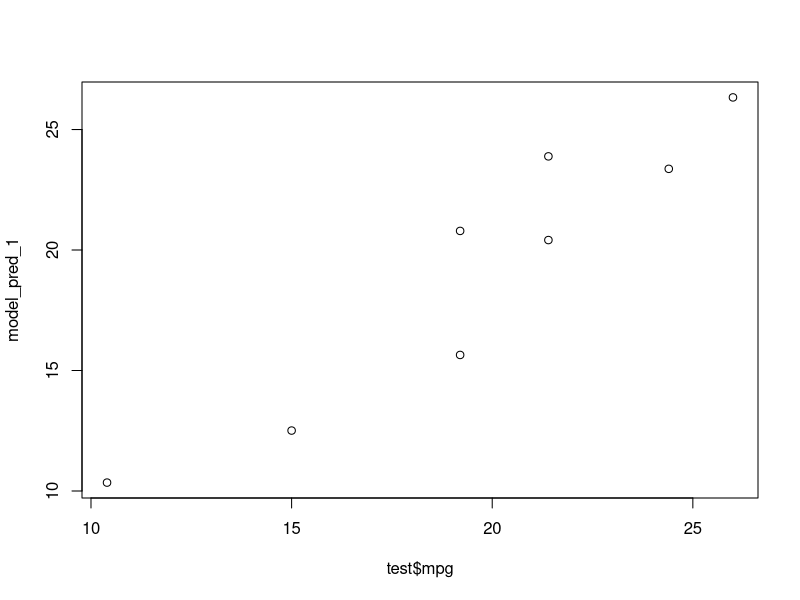
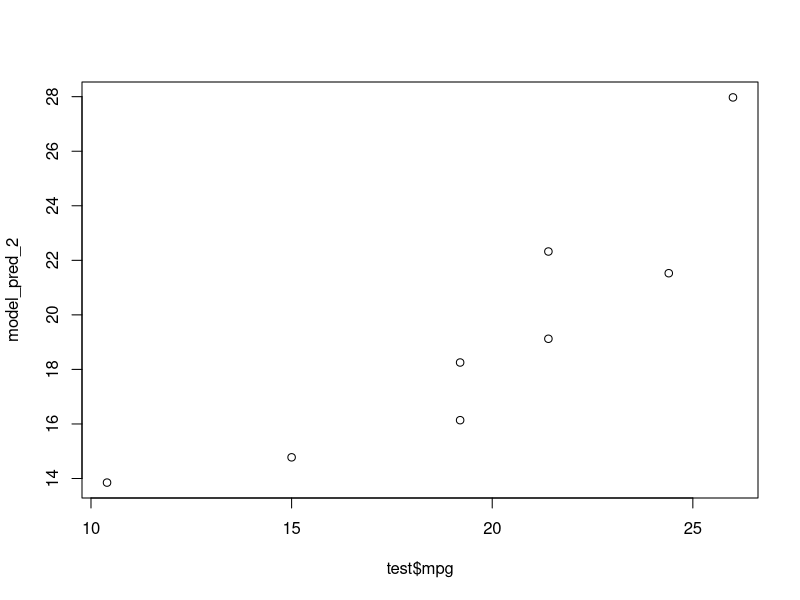
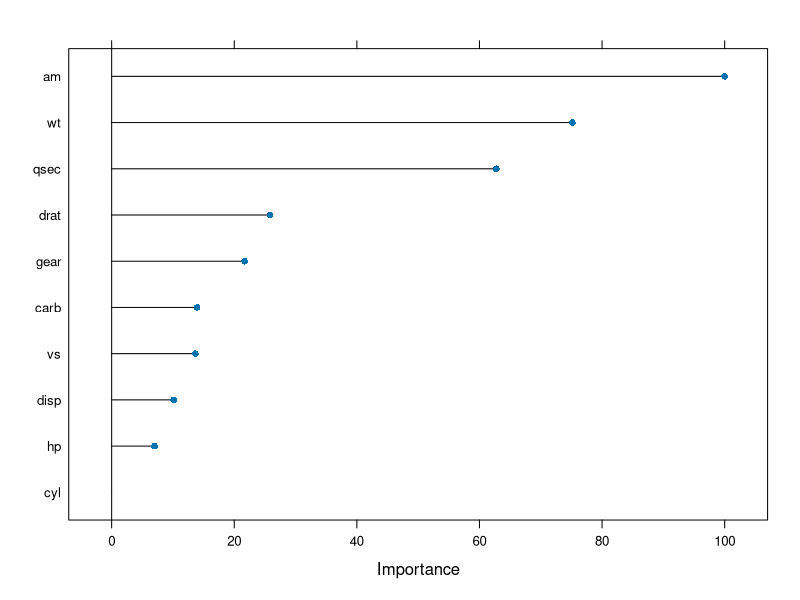

Here is the R script that generated these plots, in order:
# Usando o Pacote Caret Para Criar Modelos de Machine Learning em R
# http://topepo.github.io/caret/index.html

# Obs: Caso tenha problemas com a acentuação, consulte este link:
# https://support.rstudio.com/hc/en-us/articles/200532197-Character-Encoding

# Configurando o diretório de trabalho
# Coloque entre aspas o diretório de trabalho que você está usando no seu computador
# Não use diretórios com espaço no nome
setwd("C:/FCD/BigDataRAzure/Cap12")
getwd()

# Instalando os pacotes
install.packages("caret")
install.packages("randomForest")

# Carregando os pacotes
library(caret)
library(randomForest)
library(datasets)

# Usando o dataset mtcars
head(mtcars)

# Criando a função caret para devisão dados
model_train <- createDataPartition(y = mtcars$mpg,
                                  p = 0.7,
                                  list = FALSE)
model_train

# Criando treinamento, teste para modelo ML
train <- mtcars[model_train,]
test <- mtcars[-model_train,]

dim(train)
dim(test)

# Treinando modelo
names(getModelInfo())

# A importância das variáveis para criação modelo
modelo_N1 <- train(mpg ~., data = train, method = "lm")
modelo_N1
summary(modelo_N1)

# Modelo regressão linear
modelo_regressao_linear <- train(mpg ~ wt + 
                                   hp + 
                                   qsec + 
                                   drat,
                                 data = train,
                                 method = "lm")
modelo_regressao_linear
summary(modelo_regressao_linear)

# Modelo Random forest
modelo_random_forest <- train(mpg ~ wt + 
                              hp + 
                              qsec + 
                              drat, 
                              data = train, 
                              method = "rf")
modelo_random_forest
summary(modelo_random_forest)

# Resumo dos modelos ML
summary(modelo_regressao_linear)
summary(modelo_random_forest)

# Modelo ajustado
control_modelo <- trainControl(method = "cv", number = 10)
control_modelo
modelo_v1 <- train(mpg ~wt + hp + qsec + drat,
                   data = train,
                   method = "lm",
                   trControl = control_modelo,
                   metric = "Rsquared")
modelo_v1
summary(modelo_v1)

# Residuos
resd <- resid(modelo_v1)
resd

# Previsoes do modelo
model_pred_1 <- predict(modelo_regressao_linear, test)
model_pred_2 <- predict(modelo_random_forest, test)

# Gráfico
plot(test$mpg, model_pred_1)
plot(test$mpg, model_pred_2)

# Plot das variáveis mais relevantes no modelo
plot(varImp(modelo_N1))
